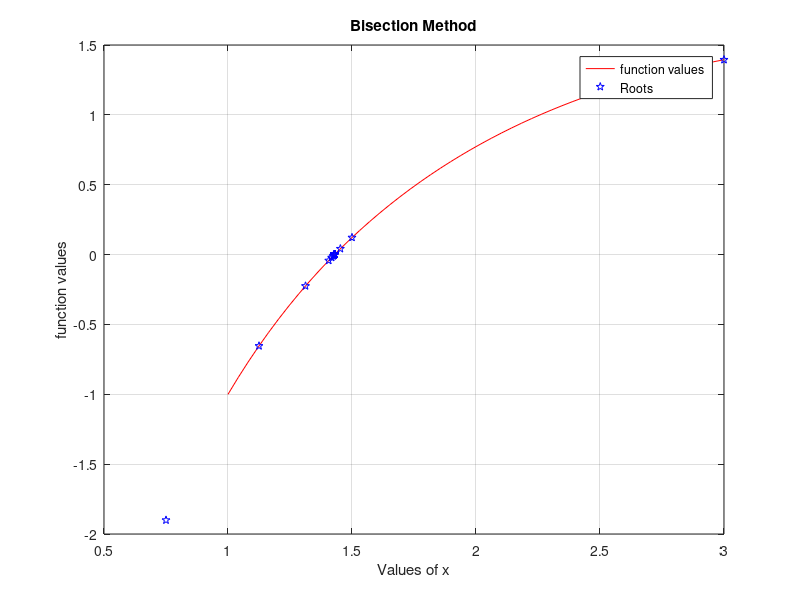

Write MATLAB code to recreate this figure.
function retval = task_102 ()

  function y=f(x)
    y=4*log(x)-x;
  end
  a=0;
  b=6;
  e=0.000001;
  A=[];

  while(b+a)/2 >e
      c = (a+b)/2;
      A =[A;c];
      if f(c)==0
        break;
      elseif f(a)*f(c) < 0
        b = c;
      else f(b)*f(c) < 0
        a = c;
      end
    end
   fprintf('%f\n', A(end));

  x = linspace(1, 3, 50);
  y = f(x);
  plot(x, y,'r');
  grid on;
  hold on;
  plot(A, f(A), 'bp');
  xlabel('Values of x');
  ylabel('function values');
  title('Bisection Method');
  legend('function values ', 'Roots');


endfunction
